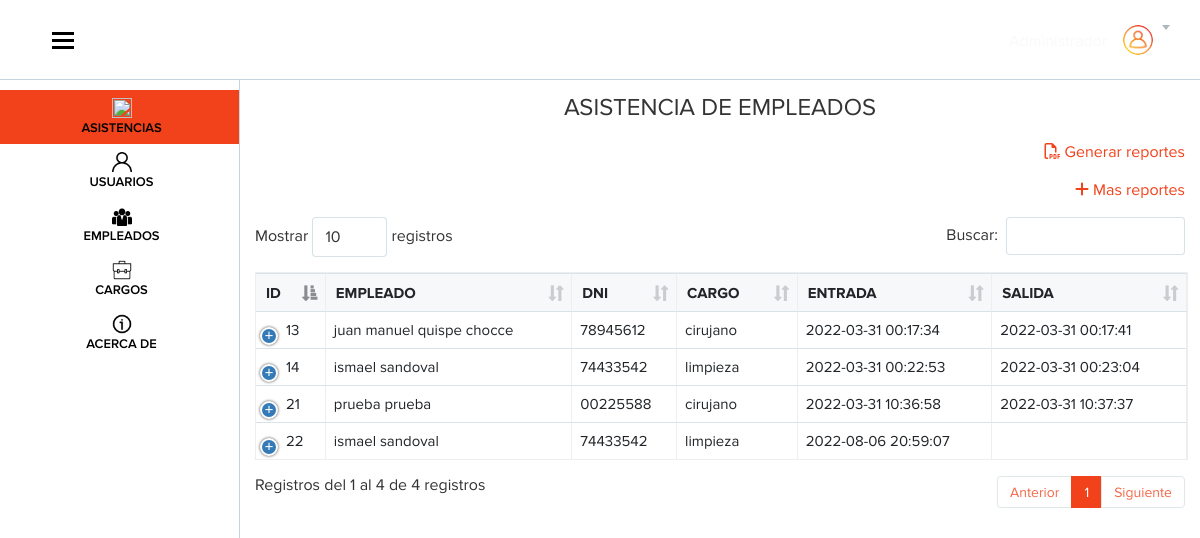
Screenshot of /vista/inicio.php (signed in) with the database file from the repository.
### tables this page shows
CREATE TABLE `asistencia` (
  `id_asistencia` int(11) NOT NULL AUTO_INCREMENT,
  `id_empleado` int(11) NOT NULL,
  `entrada` datetime DEFAULT NULL,
  `salida` datetime DEFAULT NULL,
  PRIMARY KEY (`id_asistencia`),
  KEY `fk2` (`id_empleado`),
  CONSTRAINT `fk2` FOREIGN KEY (`id_empleado`) REFERENCES `empleado` (`id_empleado`) ON DELETE CASCADE
);

CREATE TABLE `empleado` (
  `id_empleado` int(11) NOT NULL AUTO_INCREMENT,
  `nombre` varchar(100) DEFAULT NULL,
  `apellido` varchar(255) DEFAULT NULL,
  `dni` varchar(255) NOT NULL,
  `cargo` int(11) NOT NULL,
  PRIMARY KEY (`id_empleado`),
  KEY `fk1` (`cargo`),
  CONSTRAINT `fk1` FOREIGN KEY (`cargo`) REFERENCES `cargo` (`id_cargo`) ON DELETE CASCADE
);

CREATE TABLE `cargo` (
  `id_cargo` int(11) NOT NULL AUTO_INCREMENT,
  `nombre` varchar(100) DEFAULT NULL,
  PRIMARY KEY (`id_cargo`)
);

### vista/inicio.php (the view, shortened to what this page needs)
<?php require('./layout/topbar.php'); ?>
<?php require('./layout/sidebar.php'); ?>
<div class="page-content">
  <h4 class="text-center text-secundary">ASISTENCIA DE EMPLEADOS</h4>
  <?php
  include "../modelo/conexion.php";
  $sql = $conexion->query(" SELECT
	asistencia.*,
	asistencia.id_asistencia,
	asistencia.id_empleado,
	asistencia.entrada,
	asistencia.salida,
	cargo.*,
	cargo.id_cargo,
	cargo.nombre  as 'nom_cargo',
	empleado.*,
	empleado.id_empleado,
	empleado.nombre as 'nom_empleado',
	empleado.apellido,
	empleado.dni,
	empleado.cargo
FROM
	asistencia
	INNER JOIN empleado ON asistencia.id_empleado = empleado.id_empleado
	INNER JOIN cargo ON empleado.cargo = cargo.id_cargo ");
  ?>
<div class="text-right mb-3">
  <a href="fpdf/reporteAsistencias.php" target="_blank" clas="btn btn-error"><i class="fa-regular fa-file-pdf"></i>&nbsp;Generar reportes</a>
</div>
<div class="text-right mb-3">
  <a href="reporte_asistencia.php" clas="btn btn-success"><i class="fas fa-plus"></i>&nbsp;Mas reportes</a>
</div>
  <table class="table table-bordered table-hover col-12" id="example">
    <thead>
      <tr>
        <th scope="col">ID</th>
        <th scope="col">EMPLEADO</th>
        <th scope="col">DNI</th>
        <th scope="col">CARGO</th>
        <th scope="col">ENTRADA</th>
        <th scope="col">SALIDA</th>
      </tr>
    </thead>
    <tbody>
      <?php
      while ($datos = $sql->fetch_object()) { ?>
        <tr>
          <td>
            <?= $datos->id_asistencia ?>
          </td>
          <td>
            <?= $datos->nom_empleado . " " . $datos->apellido ?>
          </td>
          <td>
            <?= $datos->dni ?>
          </td>
          <td>
            <?= $datos->nom_cargo ?>
          </td>
          <td>
            <?= $datos->entrada ?>
          </td>
          <td>
            <?= $datos->salida ?>
          </td>
        </tr>
      <?php }
      ?>
    </tbody>
  </table>
</div>
</div>
<?php require('./layout/footer.php'); ?>

### vista/layout/topbar.php (style rules this page uses)
.page-content { margin-top: 70px; }

### rows the page displays
asistencia: id_asistencia "13", id_empleado.nombre "juan manuel", id_empleado.apellido "quispe chocce", id_empleado.dni "78945612", cargo.nombre "cirujano", entrada "2022-03-31 00:17:34", salida "2022-03-31 00:17:41"
asistencia: id_asistencia "14", id_empleado.nombre "ismael", id_empleado.apellido "sandoval", id_empleado.dni "74433542", cargo.nombre "limpieza", entrada "2022-03-31 00:22:53", salida "2022-03-31 00:23:04"
asistencia: id_asistencia "21", id_empleado.nombre "prueba", id_empleado.apellido "prueba", id_empleado.dni "00225588", cargo.nombre "cirujano", entrada "2022-03-31 10:36:58", salida "2022-03-31 10:37:37"
asistencia: id_asistencia "22", id_empleado.nombre "ismael", id_empleado.apellido "sandoval", id_empleado.dni "74433542", cargo.nombre "limpieza", entrada "2022-08-06 20:59:07"
